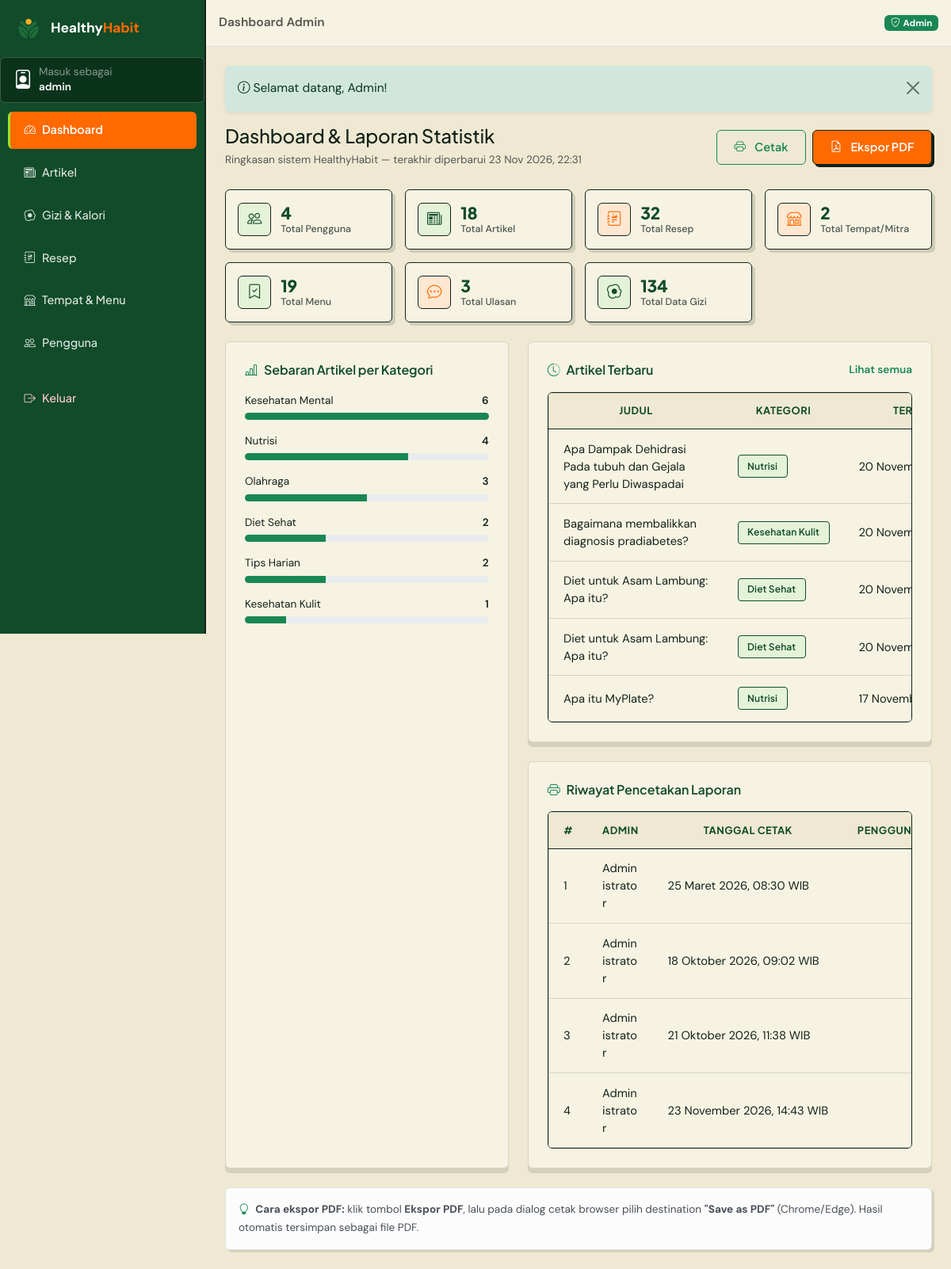
Page /admin (signed in) on the committed database.
### tables this page shows
CREATE TABLE `artikel_kesehatan` (
  `id_artikel` int(11) NOT NULL AUTO_INCREMENT,
  `id_kategori_artikel` int(11) DEFAULT NULL,
  `id_admin` int(11) DEFAULT NULL,
  `judul_artikel` varchar(180) NOT NULL,
  `isi_artikel` text NOT NULL,
  `foto_artikel` varchar(255) DEFAULT NULL,
  `tanggal_terbit` date NOT NULL,
  PRIMARY KEY (`id_artikel`),
  KEY `fk_artikel_kategori` (`id_kategori_artikel`),
  KEY `fk_artikel_admin` (`id_admin`),
  CONSTRAINT `fk_artikel_admin` FOREIGN KEY (`id_admin`) REFERENCES `users` (`id_pengguna`) ON DELETE SET NULL ON UPDATE CASCADE,
  CONSTRAINT `fk_artikel_kategori` FOREIGN KEY (`id_kategori_artikel`) REFERENCES `kategori_artikel` (`id_kategori_artikel`) ON DELETE SET NULL ON UPDATE CASCADE
);

CREATE TABLE `kategori_artikel` (
  `id_kategori_artikel` int(11) NOT NULL AUTO_INCREMENT,
  `nama_kategori` varchar(60) NOT NULL,
  PRIMARY KEY (`id_kategori_artikel`),
  UNIQUE KEY `uq_kategori_nama` (`nama_kategori`)
);

CREATE TABLE `laporan_statistik` (
  `id_laporan` int(11) NOT NULL AUTO_INCREMENT,
  `id_admin` int(11) DEFAULT NULL,
  `total_pengguna` int(11) NOT NULL DEFAULT 0,
  `total_artikel` int(11) NOT NULL DEFAULT 0,
  `total_kalori` int(11) NOT NULL DEFAULT 0,
  `total_resep` int(11) NOT NULL DEFAULT 0,
  `total_tempat` int(11) NOT NULL DEFAULT 0,
  `total_menu` int(11) NOT NULL DEFAULT 0,
  `tanggal_cetak` datetime NOT NULL DEFAULT current_timestamp(),
  PRIMARY KEY (`id_laporan`),
  KEY `fk_laporan_admin` (`id_admin`),
  CONSTRAINT `fk_laporan_admin` FOREIGN KEY (`id_admin`) REFERENCES `users` (`id_pengguna`) ON DELETE SET NULL ON UPDATE CASCADE
);

CREATE TABLE `users` (
  `id_pengguna` int(11) NOT NULL AUTO_INCREMENT,
  `username` varchar(50) NOT NULL,
  `password` varchar(255) NOT NULL,
  `nama_lengkap` varchar(100) NOT NULL,
  `role` enum('admin','user') NOT NULL DEFAULT 'user',
  `berat_badan` decimal(5,2) NOT NULL DEFAULT 0.00,
  `tinggi_badan` decimal(5,2) NOT NULL DEFAULT 0.00,
  `jenis_kelamin` enum('L','P') NOT NULL DEFAULT 'L',
  `umur` int(11) NOT NULL DEFAULT 0,
  `created_at` datetime NOT NULL DEFAULT current_timestamp(),
  PRIMARY KEY (`id_pengguna`),
  UNIQUE KEY `uq_pengguna_username` (`username`)
);

### app/core/Controller.php (called while the page is built, shortened)
<?php
abstract class Controller
{
    protected function view(string $view, array $data = [], string $layout = 'main'): void
    {
        $contentFile = VIEWS_PATH . '/pages/' . $view . '.php';
        extract($data, EXTR_SKIP);
        require $contentFile;
    }
}

### app/controllers/admin/AdminDashboardController.php (called while the page is built, shortened)
<?php
class AdminDashboardController extends Controller
{
    public function index(): void
    {
        $rekap = LaporanStatistik::rekap();
        $this->view('admin/dashboard', [
            'pageTitle'  => 'Dashboard Admin',
            'activeNav'  => 'dashboard',
            'rekap'      => $rekap,
            'riwayat'    => LaporanStatistik::riwayat(10),
            'artikelBaru' => Artikel::terbaru(5),
            'perKategori' => Artikel::perKategori(),
            'totalUlasan' => Ulasan::count(),
            'totalGizi'   => Gizi::count(),
        ], 'admin');
    }
}

### app/core/Router.php (called while the page is built, shortened)
<?php
class Router
{
    private array $routes = [];
    private function add(string $method, string $pattern, array $handler): void
    {
        $regex = preg_replace_callback(
            '#\{(\w+)(?::([^}]+))?\}#',
            static fn(array $m): string => '(?P<' . $m[1] . '>' . ($m[2] ?? '[^/]+') . ')',
            $pattern
        );
        $this->routes[$method][] = ['#^' . $regex . '$#', $handler, $pattern];
    }
    public function dispatch(string $uri, string $method): void
    {
        $path = (string) parse_url($uri, PHP_URL_PATH);
        $path = '/' . trim($path, '/');
        $method = strtoupper($method);
        $match  = $this->match($method, $path);
        [$handler, $params] = $match;
        [$class, $action]   = $handler;
        $controller = new $class();
        $controller->$action(...array_values($params));
    }
    private function match(string $method, string $path): ?array
    {
        foreach ($this->routes[$method] ?? [] as [$regex, $handler]) {
            if (preg_match($regex, $path, $m)) {
                $params = array_filter($m, 'is_string', ARRAY_FILTER_USE_KEY);
                return [$handler, $params];
            }
        }
        return null;
    }
}

### index.php (called while the page is built, shortened)
<?php
require_once __DIR__ . '/app/helpers/helper.php';
spl_autoload_register(function (string $class): void {
    $candidates = [
        APP_PATH . '/core/' . $class . '.php',
        APP_PATH . '/models/' . $class . '.php',
        APP_PATH . '/services/' . $class . '.php',
        APP_PATH . '/controllers/' . $class . '.php',
        APP_PATH . '/controllers/admin/' . $class . '.php',
    ];
    foreach ($candidates as $file) {
        if (is_file($file)) {
            return;
        }
    }
});
$router = new Router();
$router->dispatch(
    $_SERVER['REQUEST_URI'] ?? '/',
    $_SERVER['REQUEST_METHOD'] ?? 'GET'
);

### app/helpers/helper.php (called while the page is built, shortened)
<?php
function e($value): string
{
    return htmlspecialchars((string) $value, ENT_QUOTES, 'UTF-8');
}
function tanggal_indo(?string $date, bool $withTime = false): string
{
    $bulan = [
        1 => 'Januari', 'Februari', 'Maret', 'April', 'Mei', 'Juni',
        'Juli', 'Agustus', 'September', 'Oktober', 'November', 'Desember',
    ];
    $ts = strtotime($date);
    $hasil = date('j', $ts) . ' ' . $bulan[(int) date('n', $ts)] . ' ' . date('Y', $ts);
    if ($withTime) {
        $hasil .= ', ' . date('H:i', $ts) . ' WIB';
    }
    return $hasil;
}

### app/models/LaporanStatistik.php (called while the page is built, shortened)
<?php
class LaporanStatistik extends Model
{
    public static function rekap(): array
    {
        $db = static::db();
        $totalKalori = (int) $db->query(
            'SELECT COALESCE(SUM(total_kalori), 0) FROM resep WHERE status_publikasi = "dipublikasikan"'
        )->fetchColumn();
        return [
            'total_pengguna' => User::count(),
            'total_artikel'  => Artikel::count(),
            'total_kalori'   => $totalKalori,
            'total_resep'    => Resep::count(),
            'total_tempat'   => Tempat::count(),
            'total_menu'     => Menu::count(),
        ];
    }
    public static function riwayat(int $limit = 10): array
    {
        $st = static::db()->prepare(
            'SELECT l.*, a.nama_lengkap AS username
             FROM laporan_statistik l
             LEFT JOIN users a ON a.id_pengguna = l.id_admin
             ORDER BY l.tanggal_cetak ASC, l.id_laporan ASC
             LIMIT ' . (int) $limit
        );
        $st->execute();
        return $st->fetchAll();
    }
}

### app/core/Database.php (called while the page is built, shortened)
<?php
class Database
{
    private static ?PDO $pdo = null;
    public static function connect(): PDO
    {
        if (self::$pdo instanceof PDO) {
            return self::$pdo;
        }
        $dsn = 'mysql:host=' . DB_HOST
            . ';port=' . DB_PORT
            . ';dbname=' . DB_NAME
            . ';charset=' . DB_CHARSET;
        try {
            self::$pdo = new PDO($dsn, DB_USER, DB_PASS, [
                PDO::ATTR_ERRMODE            => PDO::ERRMODE_EXCEPTION,
                PDO::ATTR_DEFAULT_FETCH_MODE => PDO::FETCH_ASSOC,
                PDO::ATTR_EMULATE_PREPARES   => false,
            ]);
        } catch (PDOException $ex) {
            http_response_code(500);
            exit(
                '<div style="font-family:Poppins,Arial,sans-serif;max-width:640px;margin:60px auto;padding:24px;border:1px solid #e0e0e0;border-radius:12px">'
                . '<h2 style="color:#27824B">Koneksi database gagal</h2>'
                . '<p>Pastikan <b>MySQL (XAMPP)</b> sudah berjalan, lalu impor file '
                . '<b>database/healthyhabit.sql</b> ke phpMyAdmin.</p>'
                . '<p style="color:#c0392b"><code>' . e($ex->getMessage()) . '</code></p>'
                . '</div>'
            );
        }
        return self::$pdo;
    }
}

### app/core/Model.php (called while the page is built, shortened)
<?php
abstract class Model
{
    protected static string $table = '';
    protected static function db(): PDO
    {
        return Database::connect();
    }
    public static function count(): int
    {
        return (int) static::db()
            ->query('SELECT COUNT(*) FROM ' . static::$table)
            ->fetchColumn();
    }
}

### app/models/User.php (called while the page is built, shortened)
<?php
class User extends Model
{
    public static function count(): int
    {
        return (int) static::db()->query("SELECT COUNT(*) FROM users WHERE role = 'user'")->fetchColumn();
    }
}

### app/models/Artikel.php (called while the page is built, shortened)
<?php
class Artikel extends Model
{
    public static function terbaru(int $limit = 3): array
    {
        $st = static::db()->prepare(
            self::BASE_SELECT . ' ORDER BY a.tanggal_terbit DESC, a.id_artikel DESC LIMIT ' . (int) $limit
        );
        $st->execute();
        return $st->fetchAll();
    }
    public static function perKategori(): array
    {
        $st = static::db()->query(
            'SELECT k.nama_kategori, COUNT(a.id_artikel) AS jumlah
             FROM kategori_artikel k
             LEFT JOIN artikel_kesehatan a ON a.id_kategori_artikel = k.id_kategori_artikel
             GROUP BY k.id_kategori_artikel, k.nama_kategori
             ORDER BY jumlah DESC'
        );
        return $st->fetchAll();
    }
}

### app/views/pages/admin/dashboard.php (the view, shortened to what this page needs)
<?php
$kartu = [
    ['label' => 'Total Pengguna',      'num' => $rekap['total_pengguna'], 'icon' => 'bi-people',           'color' => ''],
    ['label' => 'Total Artikel',       'num' => $rekap['total_artikel'],  'icon' => 'bi-newspaper',        'color' => ''],
    ['label' => 'Total Resep',         'num' => $rekap['total_resep'],    'icon' => 'bi-journal-richtext', 'color' => 'orange'],
    ['label' => 'Total Tempat/Mitra',  'num' => $rekap['total_tempat'],   'icon' => 'bi-shop',             'color' => 'orange'],
    ['label' => 'Total Menu',          'num' => $rekap['total_menu'],     'icon' => 'bi-bookmark-check',   'color' => ''],
    ['label' => 'Total Ulasan',        'num' => $totalUlasan,             'icon' => 'bi-chat-dots',        'color' => 'orange'],
    ['label' => 'Total Data Gizi',     'num' => $totalGizi,               'icon' => 'bi-egg-fried',        'color' => ''],
];
$maxKategori = max(array_map(fn($r) => (int) $r['jumlah'], $perKategori ?: [['jumlah' => 1]]));
?>
<div class="d-flex justify-content-between align-items-center flex-wrap gap-2 mb-4">
    <div>
        <h1 class="h4 mb-1">Dashboard &amp; Laporan Statistik</h1>
        <small class="text-muted">Ringkasan sistem <?= e(APP_NAME) ?> — terakhir diperbarui <?= date('d M Y, H:i') ?></small>
    </div>
    <div class="d-flex gap-2 no-print">
        <button type="button" class="btn btn-outline-success fw-semibold btn-sm" data-print>
            <i class="bi bi-printer me-1"></i>Cetak
        </button>
        <a href="<?= BASE_URL ?>/admin/cetak" class="btn btn-orange fw-semibold btn-sm" target="_blank">
            <i class="bi bi-file-earmark-pdf me-1"></i>Ekspor PDF
        </a>
    </div>
</div>
<div class="row g-3 mb-4">
    <?php foreach ($kartu as $k): ?>
        <div class="col-6 col-md-4 col-xl-3">
            <div class="stat-card h-100">
                <span class="stat-icon <?= $k['color'] ?>"><i class="bi <?= $k['icon'] ?>"></i></span>
                <div>
                    <div class="stat-num"><?= $k['num'] ?></div>
                    <div class="stat-label"><?= $k['label'] ?></div>
                </div>
            </div>
        </div>
    <?php endforeach; ?>
</div>
<div class="row g-4">
    <div class="col-lg-5">
        <div class="panel-white h-100">
            <h6 class="mb-3"><i class="bi bi-bar-chart-line me-2 text-success"></i>Sebaran Artikel per Kategori</h6>
            <?php foreach ($perKategori as $row): ?>
                <?php $pct = $maxKategori > 0 ? round($row['jumlah'] / $maxKategori * 100) : 0; ?>
                <div class="mb-3">
                    <div class="d-flex justify-content-between small mb-1">
                        <span><?= e($row['nama_kategori']) ?></span>
                        <span class="fw-semibold"><?= (int) $row['jumlah'] ?></span>
                    </div>
                    <div class="progress" style="height:9px;">
                        <div class="progress-bar bg-success" style="width:<?= $pct ?>%"></div>
                    </div>
                </div>
            <?php endforeach; ?>
        </div>
    </div>
    <div class="col-lg-7">
        <div class="panel-white mb-4">
            <div class="d-flex justify-content-between align-items-center mb-3">
                <h6 class="mb-0"><i class="bi bi-clock-history me-2 text-success"></i>Artikel Terbaru</h6>
                <a href="<?= BASE_URL ?>/admin/artikel" class="small fw-semibold text-success">Lihat semua</a>
            </div>
            <div class="table-responsive">
                <table class="table table-custom align-middle mb-0">
                    <thead>
                        <tr><th>Judul</th><th>Kategori</th><th>Terbit</th></tr>
                    </thead>
                    <tbody>
                        <?php foreach ($artikelBaru as $a): ?>
                            <tr>
                                <td style="min-width:220px;">
                                    <?= e($a['judul_artikel']) ?>
                                </td>
                                <td class="text-nowrap"><span class="tag"><?= e($a['nama_kategori'] ?? '-') ?></span></td>
                                <td class="text-nowrap small"><?= tanggal_indo($a['tanggal_terbit']) ?></td>
                            </tr>
                        <?php endforeach; ?>
                    </tbody>
                </table>
            </div>
        </div>
        <div class="panel-white">
            <h6 class="mb-3"><i class="bi bi-printer me-2 text-success"></i>Riwayat Pencetakan Laporan</h6>
            <div class="table-responsive">
                <table class="table table-custom align-middle mb-0">
                    <thead>
                        <tr>
                            <th>#</th><th>Admin</th><th>Tanggal Cetak</th>
                            <th class="text-end">Pengguna</th>
                        </tr>
                    </thead>
                    <tbody>
                        <?php foreach ($riwayat as $r): ?>
                            <tr>
                                <td><?= (int) $r['id_laporan'] ?></td>
                                <td><?= e($r['username'] ?? '-') ?></td>
                                <td class="small text-nowrap"><?= tanggal_indo($r['tanggal_cetak'], true) ?></td>
                                <td class="text-end"><?= (int) $r['total_pengguna'] ?></td>
                            </tr>
                        <?php endforeach; ?>
                    </tbody>
                </table>
            </div>
        </div>
    </div>
</div>
<div class="alert alert-light border small mt-4 mb-0 no-print">
    <i class="bi bi-lightbulb text-success me-1"></i>
    <b>Cara ekspor PDF:</b> klik tombol <b>Ekspor PDF</b>, lalu pada dialog cetak browser pilih
    destination <b>"Save as PDF"</b> (Chrome/Edge). Hasil otomatis tersimpan sebagai file PDF.
</div>

### rows in the picture
artikel_kesehatan: judul_artikel "Apa Dampak Dehidrasi Pada tubuh dan Gejala yang Perlu Diwaspadai", id_kategori_artikel.nama_kategori "Nutrisi", tanggal_terbit "20…"
artikel_kesehatan: judul_artikel "Bagaimana membalikkan diagnosis pradiabetes?", id_kategori_artikel.nama_kategori "Kesehatan Kulit", tanggal_terbit "20…"
artikel_kesehatan: judul_artikel "Diet untuk Asam Lambung: Apa itu?", id_kategori_artikel.nama_kategori "Diet Sehat", tanggal_terbit "20…"
artikel_kesehatan: judul_artikel "Diet untuk Asam Lambung: Apa itu?", id_kategori_artikel.nama_kategori "Diet Sehat", tanggal_terbit "20…"
artikel_kesehatan: judul_artikel "Apa itu MyPlate?", id_kategori_artikel.nama_kategori "Nutrisi", tanggal_terbit "17…"
laporan_statistik: id_laporan "1", id_admin.nama_lengkap "Administrator", tanggal_cetak "25 Maret 2026, 08:30 WIB"
laporan_statistik: id_laporan "2", id_admin.nama_lengkap "Administrator", tanggal_cetak "18 Oktober 2026, 09:02 WIB"
laporan_statistik: id_laporan "3", id_admin.nama_lengkap "Administrator", tanggal_cetak "21 Oktober 2026, 11:38 WIB"
laporan_statistik: id_laporan "4", id_admin.nama_lengkap "Administrator", tanggal_cetak "23 November 2026, 14:43 WIB"

### other values in the picture
Auth::user()['username'] "admin"
$item['label'] "Dashboard"
$item['label'] "Artikel"
$item['label'] "Gizi & Kalori"
$item['label'] "Resep"
$item['label'] "Tempat & Menu"
$item['label'] "Pengguna"
$pageTitle "Dashboard Admin"
$f['message'] "Selamat datang, Admin!"
APP_NAME "HealthyHabit"
$k['num'] "4"
$k['label'] "Total Pengguna"
$k['num'] "18"
$k['label'] "Total Artikel"
$k['num'] "32"
